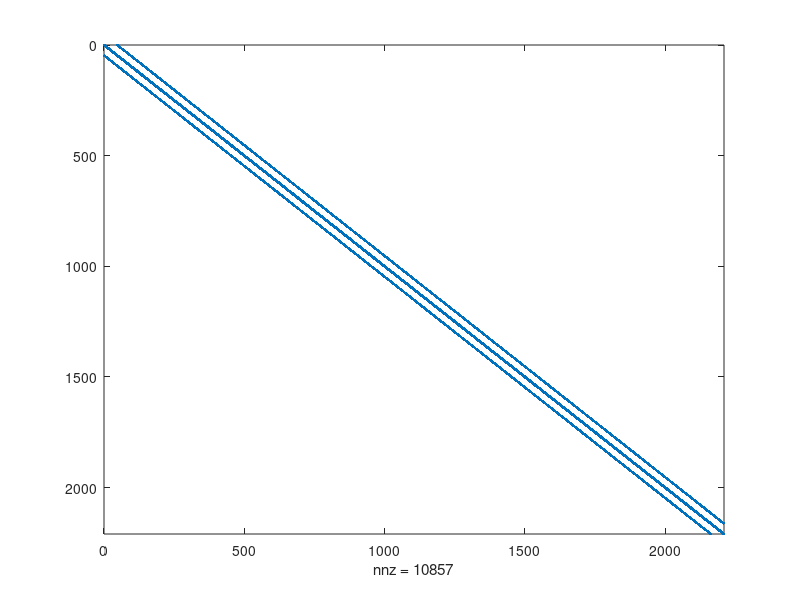
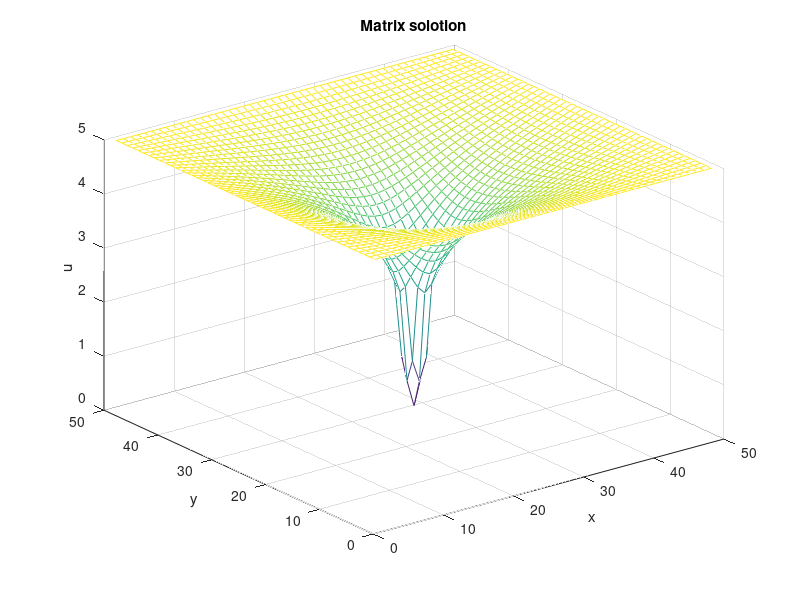

These charts were generated, in order, by the following MATLAB code:
%% Mesh Definition, odd grid
N = 49;%x
M = 49;%y
delta_x = 1;
delta_y = 1;
[x,y] = ndgrid(1:delta_x:N,1:delta_y:M);

%%set boundary condition
u = zeros(N/delta_x,M/delta_y);
% set sigma/eps = 1
sigma = 1;
eps = 1;

% boundary condition
V_0 = 5;
u(1,:) = V_0;
u(:,1) = V_0;
u(end,:) = V_0;
u(:,end) = V_0;
B = 1; % Band
% u((M+1)/2-B,(M+1)/2-B:(M+1)/2+B) = sigma/eps;
% u((M+1)/2+B,(M+1)/2-B:(M+1)/2+B) = sigma/eps;
% u((M+1)/2-B:(M+1)/2+B,(M+1)/2-B) = sigma/eps;
% u((M+1)/2-B:(M+1)/2+B,(M+1)/2+B) = sigma/eps;

u((M+1)/2-B:(M+1)/2+B,(M+1)/2-B:(M+1)/2+B) = sigma/eps;


%% Gauss-Seidel iteration
% delta_u(i,j) = (u(i-1,j) + u(i+1,j) + u(i,j-1) + u(i,j+1) - 4*u(i,j))/h^2 = 0;
for iter = 1:100
    % u_1:u_40 forwards G-S
    for j = 2:(M+1)/2-B-1
        for i = 2:N-1
            u(i,j) = (u(i-1,j) + u(i+1,j) + u(i,j-1) + u(i,j+1))/4;
        end
    end
    
    for j = (M+1)/2-B:(M+1)/2+B
        for i = 2:(M+1)/2-B-1
            u(i,j) = (u(i-1,j) + u(i+1,j) + u(i,j-1) + u(i,j+1))/4;
        end
        
        for i = (M+1)/2+B+1:N-1
            u(i,j) = (u(i-1,j) + u(i+1,j) + u(i,j-1) + u(i,j+1))/4;
        end
    end
    
    for j = (M+1)/2+B+1:N-1
        for i = 2:N-1
            u(i,j) = (u(i-1,j) + u(i+1,j) + u(i,j-1) + u(i,j+1))/4;
        end
    end
    
    
    % u_1:u_40 backwards G-S
    for j = (M+1)/2-B-1:-1:2
        for i = N-1:-1:2
            u(i,j) = (u(i-1,j) + u(i+1,j) + u(i,j-1) + u(i,j+1))/4;
        end
    end
    
    for j = (M+1)/2+B:-1:(M+1)/2-B
        for i = (M+1)/2-B-1:-1:2
            u(i,j) = (u(i-1,j) + u(i+1,j) + u(i,j-1) + u(i,j+1))/4;
        end
        
        for i = N-1:-1:(M+1)/2+B+1
            u(i,j) = (u(i-1,j) + u(i+1,j) + u(i,j-1) + u(i,j+1))/4;
        end
    end
    
    for j = N-1:-1:(M+1)/2+B+1
        for i = N-1:-1:2
            u(i,j) = (u(i-1,j) + u(i+1,j) + u(i,j-1) + u(i,j+1))/4;
        end
    end
end

figure
mesh(x,y,u)
xlabel('x')
ylabel('y')
zlabel('u')
title('Gauss-Seidel iteration solotion')

%% Matrix form (M-2)*(N-2) x (M-2)*(N-2) Matrix
diag_block = eye(M-2)*(-2*(1/delta_x^2 + 1/delta_y^2));
diag_block = diag_block + diag(ones(M-3,1)/delta_y^2,1);
diag_block = diag_block + diag(ones(M-3,1)/delta_y^2,-1);
Matrix_1 = kron(eye(N-2), diag_block); % assum no Bound inside --> (M-2)*(N-2) x (M-2)*(N-2) Matrix

Matrix_1 = Matrix_1 + diag(ones((M-3)*(N-2),1) / delta_x^2, N-2);
Matrix_1 = Matrix_1 + diag(ones((M-3)*(N-2),1) / delta_x^2, -(N-2));
spy(Matrix_1)


f = zeros(size(Matrix_1,1),1);% (M-2)*(N-2) vector
% boundary condition

% -1/h^2*10
fa_index = [1;N-2;(N-2)*(M-3)+1;size(Matrix_1,1)];%four corners
f(fa_index) = -1/delta_x^2*10;


% -1/h^2*sigma/eps
innen_index = find(u~=5);
box_index = find(u(innen_index) == sigma/eps);% innen_index_index
f(box_index) = 2/delta_x^2*sigma/eps; %% not sure !!!!!!!!!!!!!!!!     -2/delta_x^2*sigma/eps

f1_index = box_index+1;
f1_index = setdiff(f1_index,box_index);%box bottom

f2_index = box_index-1;
f2_index = setdiff(f2_index,box_index);%box top

f3_index = box_index-(N-2);
f3_index = setdiff(f3_index,box_index);%box left

f4_index = box_index+N-2;
f4_index = setdiff(f4_index,box_index);%box right
fb_index = [f1_index;f2_index; f3_index; f4_index];
f(fb_index) = -1/delta_x^2*sigma/eps;




% -1/h^2*5
f6_index = [2:N-3]';%bound left
f7_index = [length(innen_index)-(N-4):length(innen_index)-1]';%bound right
f8_index = [N-1:N-2:length(innen_index)-2*(N-2)+1]';%bound top
f9_index = [2*(N-2):N-2:length(innen_index)-(N-2)]';%bound bottom
fc_index = [f6_index;f7_index; f8_index; f9_index];
f(fc_index) = -1/delta_x^2*5;

% 0
test_index = [fa_index; box_index ;fb_index;fc_index];
fd_index = setdiff(1:length(innen_index),test_index);%0 condition
f(fd_index) = 0;

% solution
sol_2 = Matrix_1\f;
sol_2 = reshape(sol_2,(N-2),(M-2));
sol_2 = [sol_2,ones((N-2),1)*V_0];
sol_2 = [ones((N-2),1)*V_0,sol_2];
sol_2 = [sol_2;ones(N,1)'*V_0];
sol_2 = [ones(N,1)'*V_0;sol_2];

figure
mesh(x,y,sol_2)
xlabel('x')
ylabel('y')
zlabel('u')
title('Matrix solotion')
%% Matrix form --- 40 x 40 Matrix

% v_index = find(~u); % points index Linear System
% box_index = find(u==sigma/eps);
% 
% % -1/h^2*sigma/eps
% f1_index = box_index+1;
% f1_index = setdiff(f1_index,box_index);%box bottom
% 
% f2_index = box_index-1;
% f2_index = setdiff(f2_index,box_index);%box top
% 
% f3_index = box_index-N;
% f3_index = setdiff(f3_index,box_index);%box left
% 
% f4_index = box_index+N;
% f4_index = setdiff(f4_index,box_index);%box right
% fa_index = [f1_index;f2_index; f3_index; f4_index];
% 
% % -1/h^2*10
% fb_index = [v_index(1);v_index(N-2);v_index(end-(N-2)+1); v_index(end)];%four corners
% 
% 
% % -1/h^2*5
% f6_index = [v_index(2):v_index(N-3)]';%bound left
% f7_index = [v_index(end-(N-4)):v_index(end-1)]';%bound right
% f8_index = [v_index(N-1):N:v_index(end-2*(N-2)+1)]';%bound top
% f9_index = [v_index(2*(N-2)):N:v_index(end-N+3)]';%bound bottom
% fc_index = [f6_index;f7_index; f8_index; f9_index];
% 
% % 0
% test_index = [fa_index;fb_index; fc_index];
% fd_index = setdiff(v_index,test_index);%0 condition


%% Matrix form
% point = M*N -(2*M+2*N-4) - (2*B+1)^2;
% A = zeros(point);
% 
% for i = 1:point
%     A(i,i) = -2*(1/h^2 + 1/h^2); % A(i,i) = -4
% end
% 
% 
% 
% 
% % first 14 points
% for i = 1:N-3 % 1:6 --> point i at j Column vector
%     for j = 1:(M+1)/2-B-2  % 1:(M+1)/2-B-2 --> 1:2
%         A(i+(j-1)*(N-2), i+(j-1)*(N-2)+1) = 1/h^2 ; % the bottom coordinate of the selected coordinate (point to multiply by u)
%         A(i+(j-1)*(N-2)+1, i+(j-1)*(N-2)) = 1/h^2 ; % the top coordinate of the selected coordinate (point to multiply by u)
%     end
% end
% 
% for i = 1:N-3 % 1:6 --> point i at j Column vector
%     for j = 1:(M+1)/2-B-2  % 1:(M+1)/2-B-2 --> 1:2
%         A(i+(j-1)*(N-2), i+j*(N-2)) = 1/h^2 ; % the right coordinate of the selected coordinate (point to multiply by u)
%         A(i+j*(N-2), i+(j-1)*(N-2)) = 1/h^2 ; % the left coordinate of the selected coordinate (point to multiply by u)
%     end
% end

% points 15-18: